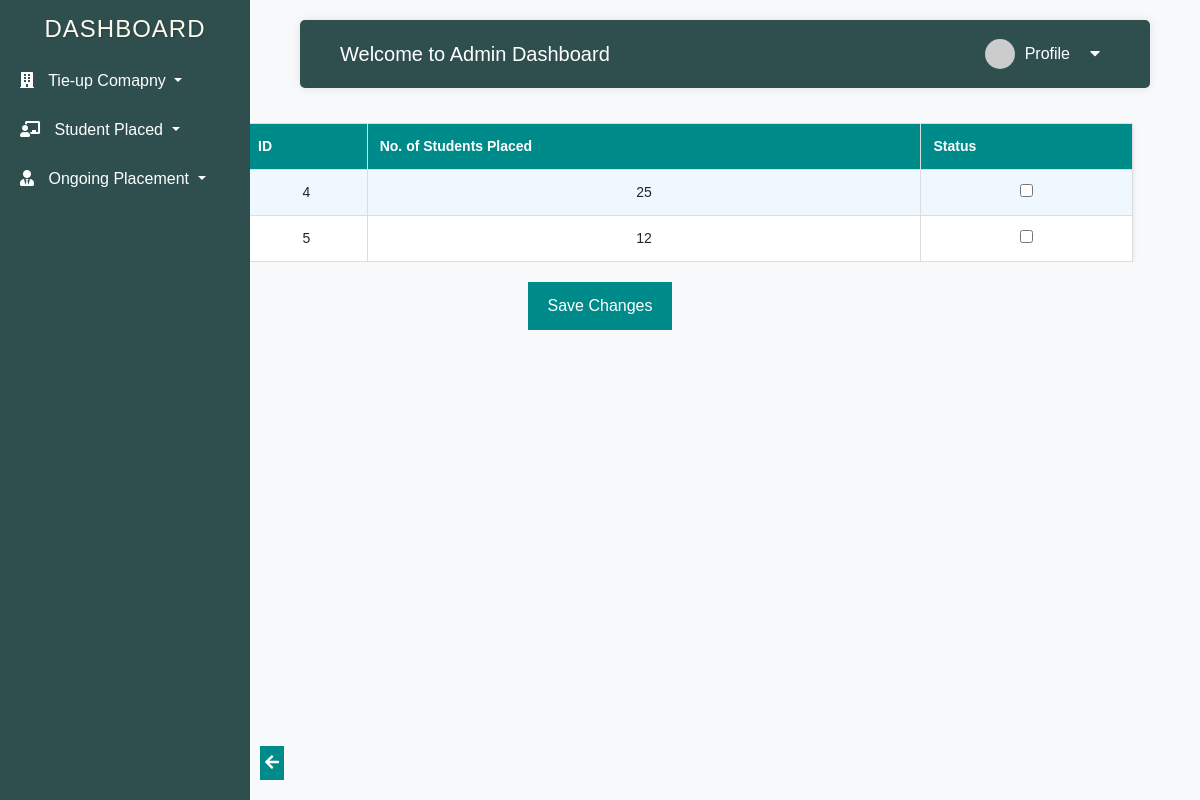
Page /admin/no_stdplace_fetch.php on the committed database.
### tables this page shows
CREATE TABLE `std_placed` (
  `id` int(11) NOT NULL,
  `placement_date` date NOT NULL,
  `num_students` int(11) NOT NULL,
  `status` int(2) NOT NULL
);

### admin/no_stdplace_fetch.php (the view, shortened to what this page needs)
<!DOCTYPE html>
<html lang="en">
<head>
</head>
<body>
    <?php include "placement.php";  ?>
    <form method="post" action="no_stdplace_status.php">
        <div class="container">
            <table>
                <tr>
                    <th>ID</th>
                    <th>No. of Students Placed</th>
                    <th>Status</th>
                </tr>
                <?php
                $servername = "localhost";
                $username = "root";
                $password = "";
                $database = "tnp_k";
                $conn = new mysqli($servername, $username, $password, $database);
                $sql = "SELECT * FROM std_placed";
                $result = $conn->query($sql);
                if ($result->num_rows > 0) {
                    while ($row = $result->fetch_assoc()) {
                        $id = $row["id"];
                        $no_std = $row["num_students"];
                        $status = $row["status"];
                        echo "<tr>";
                        echo "<td>$id</td>";
                        echo "<td>$no_std</td>";
                        echo "<td><input type='checkbox' name='status[]' value='$id'";
                         if ($status == 1) {
                            echo " checked";
                        }
                        echo "></td>";
                        echo "</tr>";
                    }
                } else {
                    echo "<tr><td colspan='4'>No records found</td></tr>";
                }
                ?>
            </table>
        </div>
        <div class="button-container">
            <button type="submit">Save Changes</button>
        </div>
    </form>
    <div class="button-container2">
        <a href="admindash2.php"><i class="fas fa-arrow-left"></i></a>
    </div>
</body>
</html>

### admin/no_stdplace_fetch.php (style rules this page uses)
body { font-family: Arial, sans-serif; background-color: #f8f9fa; margin: 0; padding: 0; }
.container { width: 80%; margin: 20px auto; overflow: auto; max-height: 600px; margin-top: -45px; }
table { width: 80%; margin-left:200px; border-collapse: collapse; background-color: #fff; box-shadow: 0 2px 5px rgba(0, 0, 0, 0.1); }
th, td { padding: 12px; text-align: center; font-size: 14px; border: 1px solid #ddd; }
th { background-color: #008B8B; color: white; }
tr:nth-child(even) { background-color: #f0f8ff; }
.button-container { text-align: center; margin-top: 20px; }
button { padding: 12px 20px; font-size: 14px; border: none; background-color: #008B8B; color: white; cursor: pointer; border-radius: 4px; }
.button-container2 { position: fixed; bottom: 20px; padding-left: 260px; z-index: 999; }
.button-container2 a { display: inline-block; padding: 5px; background-color: #008B8B; color: white; border-radius: 0%; text-decoration: none; }

### admin/placement.php (style rules this page uses)
body { font-family: Arial, sans-serif; background-color: #f8f9fa; margin: 0; padding: 0; }

### rows in the picture
std_placed: id "4", num_students "25"
std_placed: id "5", num_students "12"
